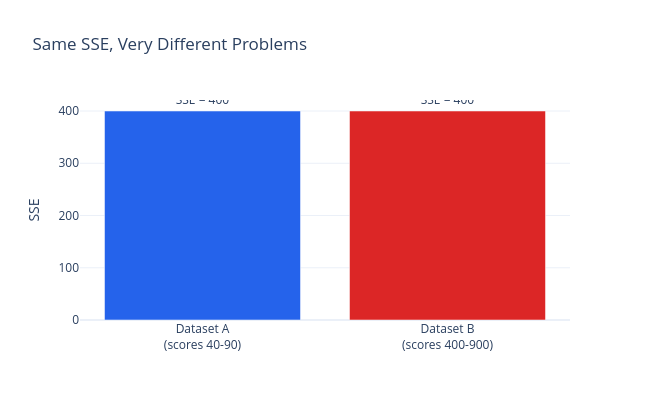

The cell this chart's notebook holds for it:
### Markdown cell above
<details>
<summary>Show code</summary>

```python
comparison_figure = go.Figure()
comparison_figure.add_trace(
    go.Bar(
        x=["Dataset A<br>(scores 40-90)", "Dataset B<br>(scores 400-900)"],
        y=[400, 400],
        marker=dict(color=["#2563eb", "#dc2626"]),
        text=["SSE = 400", "SSE = 400"],
        textposition="outside",
    )
)
comparison_figure.update_layout(
    title="Same SSE, Very Different Problems",
    yaxis_title="SSE",
    template="plotly_white",
    width=650,
    height=400,
)
comparison_figure.show()
```

</details>

### Code cell
comparison_figure = go.Figure()
comparison_figure.add_trace(
    go.Bar(
        x=["Dataset A<br>(scores 40-90)", "Dataset B<br>(scores 400-900)"],
        y=[400, 400],
        marker=dict(color=["#2563eb", "#dc2626"]),
        text=["SSE = 400", "SSE = 400"],
        textposition="outside",
    )
)
comparison_figure.update_layout(
    title="Same SSE, Very Different Problems",
    yaxis_title="SSE",
    template="plotly_white",
    width=650,
    height=400,
)
comparison_figure.show()

### Figure 1 — Plotly figure (JSON) as saved in the notebook; plotly's stock layout.template omitted (floating-point values rounded to 4 significant figures)
{"data": [{"marker": {"color": ["#2563eb", "#dc2626"]}, "text": ["SSE = 400", "SSE = 400"], "textposition": "outside", "type": "bar", "x": ["Dataset A<br>(scores 40-90)", "Dataset B<br>(scores 400-900)"], "y": [400, 400]}], "layout": {"height": 400, "title": {"text": "Same SSE, Very Different Problems"}, "width": 650, "yaxis": {"title": {"text": "SSE"}}}}
